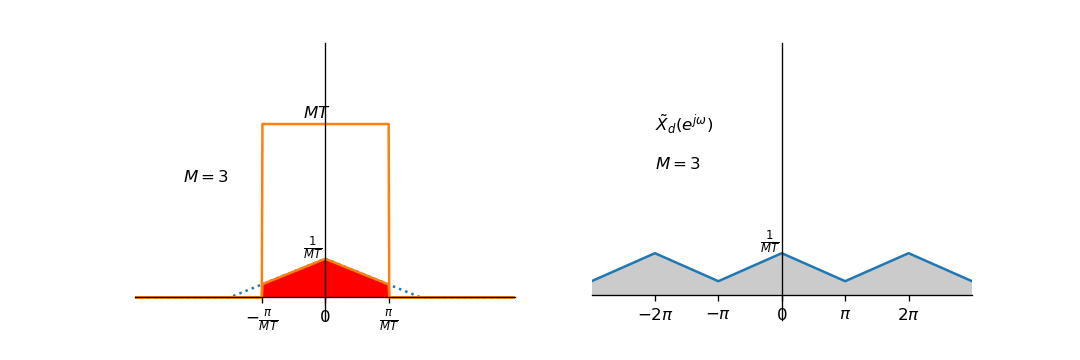

Write Python code to recreate this figure.
import numpy as np
import matplotlib.pyplot as plt

def axesCross(ax):
    ax.spines['left'].set_position('zero')
    ax.spines['bottom'].set_position('zero')
    ax.spines['right'].set_color('none')
    ax.spines['top'].set_color('none')

def periodization(f, T, times, ax=None):
    limit = np.floor(T*times/2)
    x = np.arange(-limit, limit, .1)
    sumY = 0
    for n in np.arange(times):
        y1 = f(x-T*n)
        sumY = sumY + y1
        if ax is not None:
            ax.plot(x, y1, color='C0', linestyle=':')
            ax.fill_between(x, 0, y1, facecolor='#999999', alpha=.5)

        if n != 0:
            y2 = f(x+T*n)
            sumY = sumY + y2
            if ax is not None:
                ax.plot(x, y2, color='C0', linestyle=':')
                ax.fill_between(x, 0, y2, facecolor='#999999', alpha=.5)
    return x, sumY

f = lambda x: np.where(x<=-1, 0, np.where(x<0, x+1, np.where(x<1, 1-x, 0)))
# g for downsampling, M is the down rate
g = lambda x,M: np.where(x<=-M, 0, np.where(x<0, 1.0/(M**2)*x+1.0/M, np.where(x<M, 1.0/M-1.0/(M**2)*x, 0)))
#g2 = lambda x:g(x, 2)
g3 = lambda x:g(x, 3)
lowpass = lambda x: np.where(abs(x)>2, 0, 1)
g_filter = lambda x: g3(x)*lowpass(x)

x = np.arange(-10, 10, .02)
y = g_filter(x)
y3 = g3(x)

fig = plt.figure(figsize=(9,3), dpi=120)
ax1, ax2 = fig.subplots(1, 2)

axesCross(ax1)
l1 = 1.5*lowpass(x)
ax1.set_ylim(-.2, 2.2)
ax1.set_xlim(-6, 6)
ax1.xaxis.set_ticks([-2, 0, 2])
ax1.xaxis.set_ticklabels([r"$-\frac{\pi}{MT}$", r"$0$", r"$\frac{\pi}{MT}$"])
ax1.yaxis.set_ticks([])
ax1.plot(x, y3, linestyle=':')
ax1.plot(x, l1, color='C1')
ax1.plot(x, y)
ax1.fill_between(x, 0, y, facecolor='r')
ax1.annotate(r"$MT$", xy=(0, 0), xytext=(-.7, 1.55))
ax1.annotate(r"$\frac{1}{MT}$", xy=(0, 0), xytext=(-.7, 1.0/3+.05))
ax1.annotate(r"$M=3$", xy=(0, 0), xytext=(-4.5, 1))

axesCross(ax2)
ax2.set_ylim(-.2, 2)
ax2.set_xlim(-6, 6)
ax2.xaxis.set_ticks([-4, -2, 0, 2, 4])
ax2.xaxis.set_ticklabels([r"$-2\pi$", r"$-\pi$", r"$0$", r"$\pi$", r"$2\pi$"])
ax2.yaxis.set_ticks([])
#ax2.yaxis.set_ticklabels([r"$\frac{1}{MT}$"])
x1, y1 = periodization(g_filter, 2*2, 10)
ax2.plot(x1, y1)
ax2.fill_between(x1, 0, y1, facecolor='#999999', alpha=.5)
ax2.annotate(r"$M=3$",xy=(0, 0), xytext=(-4, 1))
ax2.annotate(r"$\tilde{X}_d(e^{j\omega})$",xy=(0, 0), xytext=(-4, 1.3))
ax2.annotate(r"$\frac{1}{MT}$",xy=(0, 0), xytext=(-.7, 1.0/3+.05))

plt.show()
fig.savefig("DownSampling_filter_M.png", format='png')
